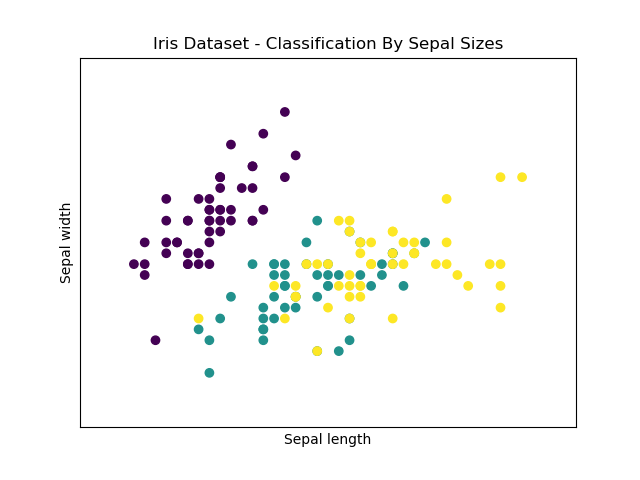

Recreate this plot in Python.
import matplotlib.pyplot as plt 
from sklearn import datasets

iris = datasets.load_iris()
x = iris.data[:,0] #X-Axis - Sepal Length
y = iris.data[:,1] #Y-Axis - Sepal Width

species = iris.target

x_min, x_max = x.min() - .5, x.max() + .5
y_min, y_max = y.min() - .5, y.max() + .5


plt.figure()
plt.title('Iris Dataset - Classification By Sepal Sizes')
plt.scatter(x,y, c=species)
plt.xlabel('Sepal length')
plt.ylabel('Sepal width')
plt.xlim(x_min,x_max)
plt.ylim(y_min,y_max)
plt.xticks(())
plt.yticks(())
plt.show()
